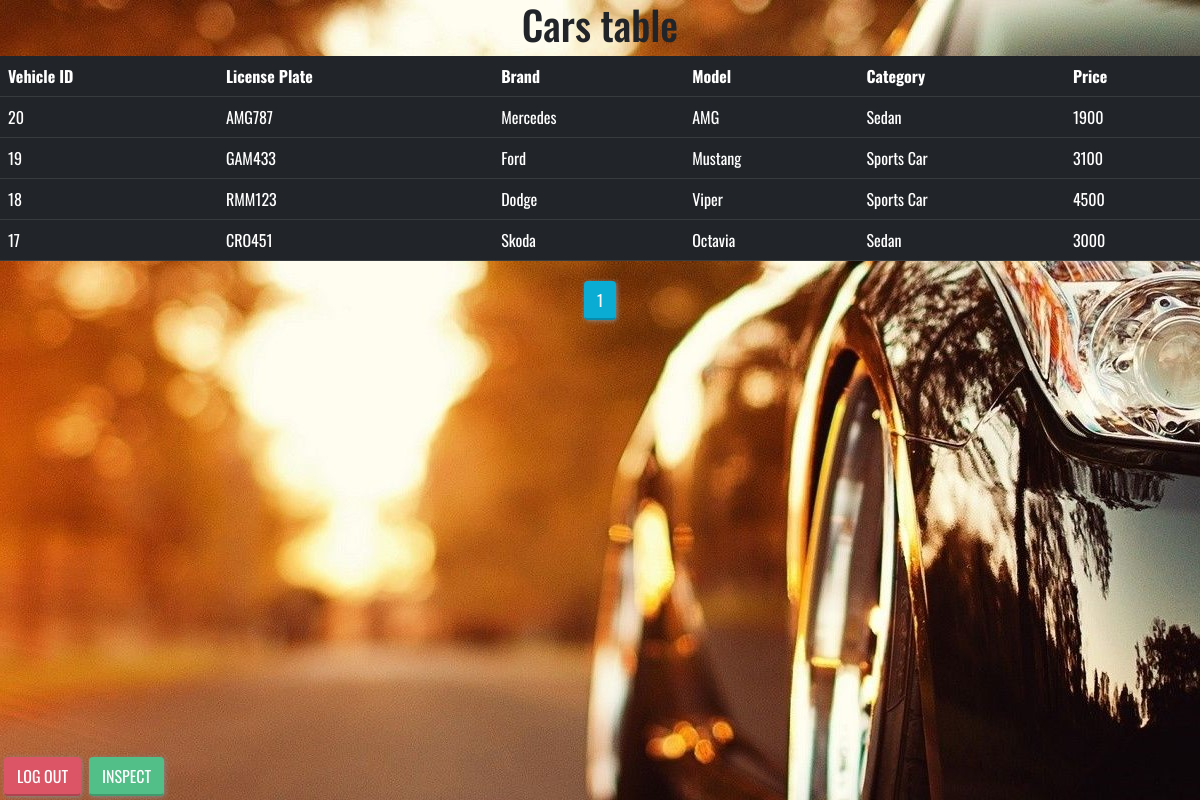
/admin/mainadminmenu.php?carpage=1 (signed in), run on the app's committed database.
### tables this page shows
CREATE TABLE `vehicles` (
  `vehicleID` int(11) NOT NULL,
  `licenseplate` varchar(255) NOT NULL,
  `brand` varchar(255) NOT NULL,
  `model` varchar(255) NOT NULL,
  `category` varchar(255) NOT NULL,
  `seats` int(11) NOT NULL,
  `transmission` varchar(50) NOT NULL,
  `imgsrc` varchar(255) NOT NULL,
  `price` int(11) NOT NULL
);

### admin/mainadminmenu.php (the view, shortened to what this page needs)
<?php
require_once("DBconnection.php");
$carsql= "SELECT * FROM vehicles";
$carresult = mysqli_query($conn,$carsql);
$per_cpage = 8;
$total_cresults = mysqli_num_rows($carresult);
$num_cpages = ceil($total_cresults / $per_cpage);
if(isset($_GET["carpage"]) && is_numeric($_GET["carpage"]))
{
   $current_cpage = $_GET["carpage"];
   if($current_cpage > 0 && $current_cpage <= $num_cpages)
   {
      $cstart = ($current_cpage - 1) * $per_cpage;
   }
   else
   {
     $cstart = 0;
     $cend = $per_cpage;
   }
}
else
{
    $cstart = 0;
    $cend = $per_cpage;
}
?>
<!DOCTYPE html>
<html lang="en">
<head>
    <link href="https://cdn.jsdelivr.net/npm/bootstrap@5.0.2/dist/css/bootstrap.min.css" rel="stylesheet">
    <link rel="stylesheet" href="adminpgstyles/sbuttons.css">
    <link rel="stylesheet" href="adminpgstyles/adminmenulayout.css">
</head>
<body style="background-image: url('adminpgstyles/adminmenu2-bg.jpg');">
<div>
<di class="flex-child">
<div style="text-align:center">
<h1>Cars table</h1>
</div>
<div>
<?php
$carsql2 = "SELECT * FROM vehicles ORDER BY vehicleID DESC LIMIT $cstart,$per_cpage";
$carresult2 = mysqli_query($conn,$carsql2);
echo "<table class='table table-dark'>";
echo  "<tr><th>Vehicle ID</th><th>License Plate</th><th>Brand</th><th>Model</th><th>Category</th><th>Price</th></tr>";
while($crow=mysqli_fetch_array($carresult2))
{
  echo "<tr>";
  echo "<td>".$crow["vehicleID"]."</td>";
  echo "<td>".$crow["licenseplate"]."</td>";
  echo "<td>".$crow["brand"]."</td>";
  echo "<td>".$crow["model"]."</td>";
  echo "<td>".$crow["category"]."</td>";
  echo "<td>".$crow["price"]."</td>";
  echo "</tr>";
}
echo "</table>";
?>
</div>
<div style="text-align:center">
<?php
for($i = 1 ; $i <= $num_cpages; $i++)
{
  echo "<a href=mainadminmenu.php?carpage=$i><button type='button' class='btn btn-sky'>$i</button></a>";
}
?>
</div>
<form action="logout.php" method="post">
<div style="position:absolute; bottom:0; left:0; z-index:10;">
<input type="submit" name="logoutReq" class="btn btn-hot" value = "LOG OUT">
</div>
</form>
<div style="position:absolute; bottom:0; left:85px; z-index:10;">
<div>
<a href="inspectcars.php?carpage=1"> <button class="btn btn-fresh"> INSPECT </button></a>
</div>
</div>
</body>
</html>

### admin/adminpgstyles/sbuttons.css (style rules this page uses)
body { font-family: 'Oswald', sans-serif; }
.btn { margin: 4px; box-shadow: 1px 1px 5px #888888; }
.btn-hot { color: #fff; background-color: #db5566; border-bottom:2px solid #af4451; }
.btn-fresh { color: #fff; background-color: #51bf87; border-bottom:2px solid #41996c; }
.btn-sky { color: #fff; background-color: #0bacd3; border-bottom:2px solid #098aa9; }
a { color:#fff; }

### admin/adminpgstyles/adminmenulayout.css (style rules this page uses)
.flex-child { flex: 1; border: 2px; }

### data on the page
vehicles: vehicleID "20", licenseplate "AMG787", brand "Mercedes", model "AMG", category "Sedan", price "1900"
vehicles: vehicleID "19", licenseplate "GAM433", brand "Ford", model "Mustang", category "Sports Car", price "3100"
vehicles: vehicleID "18", licenseplate "RMM123", brand "Dodge", model "Viper", category "Sports Car", price "4500"
vehicles: vehicleID "17", licenseplate "CRO451", brand "Skoda", model "Octavia", category "Sedan", price "3000"
